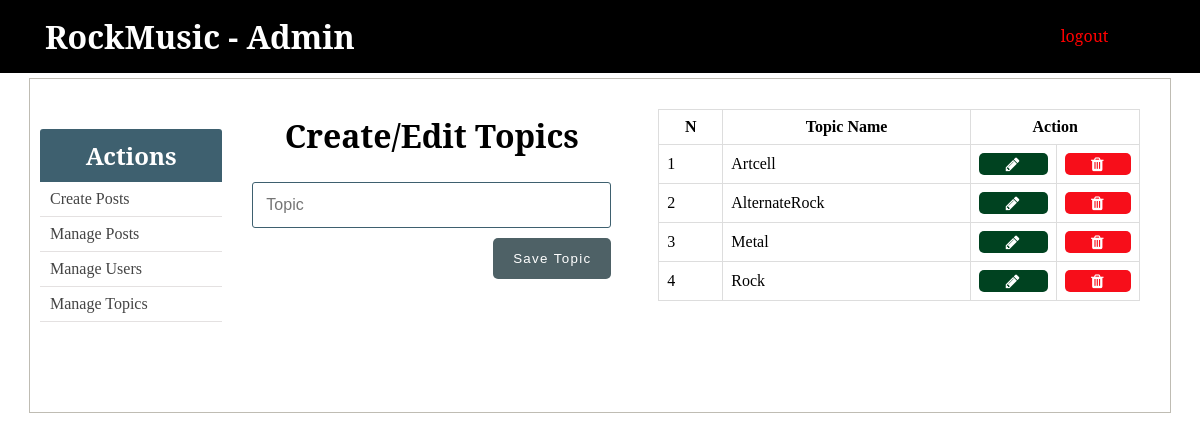
The page /admin/topics.php on the database its author committed.
### tables this page shows
CREATE TABLE `topics` (
  `id` int(11) NOT NULL,
  `name` varchar(255) NOT NULL,
  `slug` varchar(255) NOT NULL
);

### admin/includes/admin_functions.php (called while the page is built, shortened)
<?php
$isEditingTopic = false;
$topic_name = "";
function getAllTopics() {
	global $conn;
	$sql = "SELECT * FROM topics";
	$result = mysqli_query($conn, $sql);
	$topics = mysqli_fetch_all($result, MYSQLI_ASSOC);
	return $topics;
}
?>

### admin/topics.php (the view, shortened to what this page needs)
<?php  include('../config.php'); ?>
<?php  include(ROOT_PATH . '/admin/includes/admin_functions.php'); ?>
<?php include(ROOT_PATH . '/admin/includes/head_section.php'); ?>
<?php $topics = getAllTopics();	?>
</head>
<body>
	<?php include(ROOT_PATH . '/admin/includes/navbar.php') ?>
	<div class="container content">
		<?php include(ROOT_PATH . '/admin/includes/menu.php') ?>
		<div class="action">
			<h1 class="page-title">Create/Edit Topics</h1>
			<form method="post" action="<?php echo BASE_URL . 'admin/topics.php'; ?>" >
				<input type="text" name="topic_name" value="<?php echo $topic_name; ?>" placeholder="Topic">
				<?php if ($isEditingTopic === true): ?>
					<button onclick="myFunction1()"  type="submit" class="btn" name="update_topic">UPDATE</button>
				<?php else: ?>
					<button  type="submit" class="btn" name="create_topic">Save Topic</button>
				<?php endif ?>
			</form>
		</div>
		<div class="table-div">
			<?php if (empty($topics)): ?>
				<h1>No topics in the database.</h1>
			<?php else: ?>
				<table class="table">
					<thead>
						<th>N</th>
						<th>Topic Name</th>
						<th colspan="2">Action</th>
					</thead>
					<tbody>
					<?php foreach ($topics as $key => $topic): ?>
						<tr>
							<td><?php echo $key + 1; ?></td>
							<td><?php echo $topic['name']; ?></td>
							<td>
								<a class="fa fa-pencil btn edit"
									href="topics.php?edit-topic=<?php echo $topic['id'] ?>">
								</a>
							</td>
							<td>
								<a onclick="myFunction()" class="fa fa-trash btn delete"
									href="topics.php?delete-topic=<?php echo $topic['id'] ?>">
								</a>
							</td>
						</tr>
					<?php endforeach ?>
					</tbody>
				</table>
			<?php endif ?>
		</div>
	</div>
</body>
</html>

### static/css/admin_styling.css (style rules this page uses)
* { margin: 0px; padding: 0px; }
a { text-decoration: none; }
h1, h2, h3, h4, h5, h6 { font-family: 'Noto Serif', serif; }
form { width: 60%; margin: 5px auto; padding-bottom: 50px; }
form input[type=file], input[type=email], input[type=password], input[type=text], form select, form textarea { width: 100%; display: block; padding: 13px 13px; font-size: 1em; margin: 5px auto 10px; border-radius: 3px; box-sizing : border-box; background: transparent; border: 1px solid #3E606F; }
form button { float: right; margin-left: 24%; }
table { border-collapse: collapse; width: 70%; margin: 20px auto; }
th, td { padding: 8px; text-align: left; border: 1px solid #ddd; }
th { text-align: center; }
.btn { color: white; background: #4E6166; text-align: center; border: none; border-radius: 5px; display: block; letter-spacing: .1em; padding: 13px 20px; text-decoration: none; }
.container { width: 95%; margin: 5px auto 50px; border: 1px solid #BFBCB3; padding: 10px 0px 50px; }
.container:after { content: ""; display: block; clear: both; }
.container.content .action { width: 35%; float: left; text-align: center; }
.container.content .action form { width: 90%; }
.container.content .action .page-title { margin: 25px; }
.table-div { float: left; width: 47%; }
.table-div table { width: 90%; }
.table-div a.fa { color: white; padding: 3px; }
.table-div .edit { background: #004220; }
.table-div .delete { background: #F70E1A; }

### rows shown on the page
topics: name "Artcell"
topics: name "AlternateRock"
topics: name "Metal"
topics: name "Rock"
